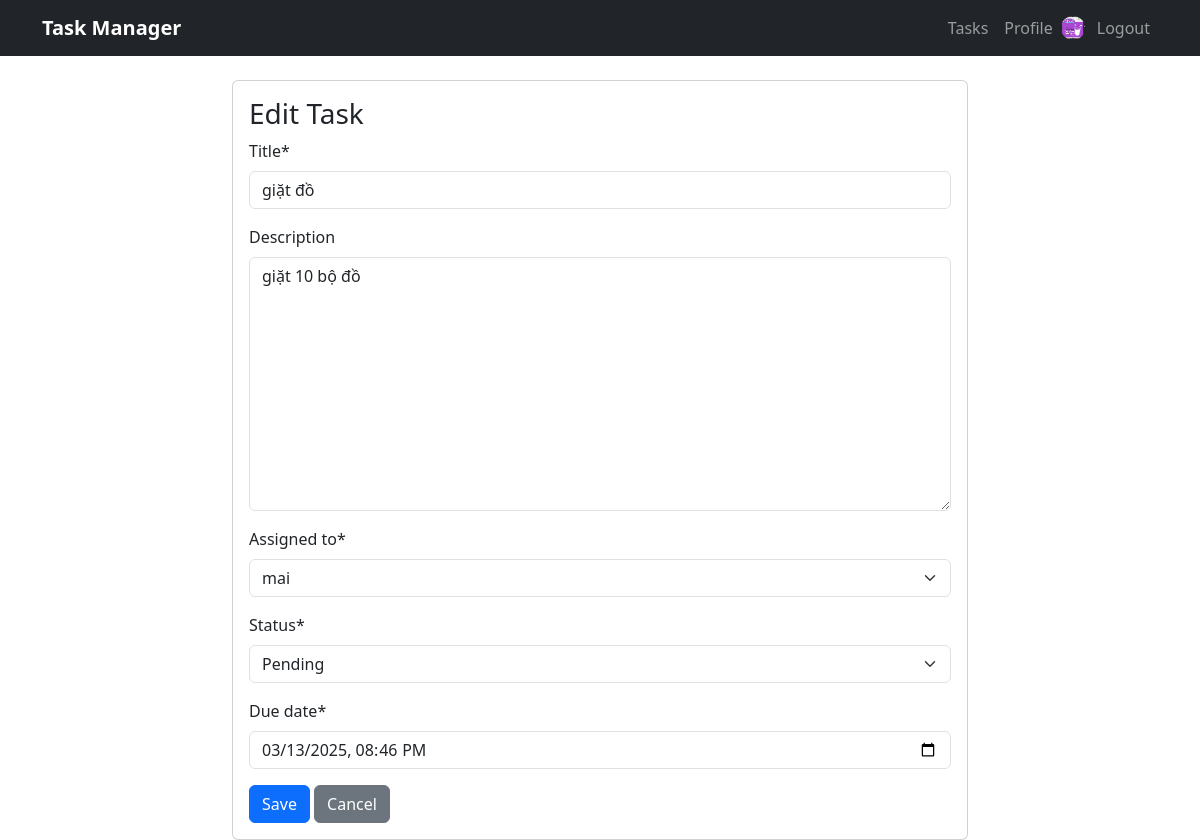
Page /task/2/update/ (signed in) on the committed database.
### tasks/models.py (models this page shows, shortened)
class UserProfile(models.Model):
    user = models.OneToOneField(User, on_delete=models.CASCADE)
    avatar = models.ImageField(upload_to='avatars/', null=True, blank=True)
    is_admin = models.BooleanField(default=False)

class Task(models.Model):
    STATUS_CHOICES = [
        ('pending', 'Pending'),
        ('in_progress', 'In Progress'),
        ('completed', 'Completed'),
    ]
    title = models.CharField(max_length=200)
    description = models.TextField(blank=True)
    created_by = models.ForeignKey(User, on_delete=models.CASCADE, related_name='created_tasks')
    assigned_to = models.ForeignKey(User, on_delete=models.CASCADE, related_name='assigned_tasks')
    status = models.CharField(max_length=20, choices=STATUS_CHOICES, default='pending')
    created_time = models.DateTimeField(auto_now_add=True)
    due_date = models.DateTimeField()
    finished_time = models.DateTimeField(null=True, blank=True)

### tasks/views.py (the view)
# urls.py: path('task/<int:pk>/update/', views.task_update, name='task_update'),
@login_required
def task_update(request, pk):
    task = get_object_or_404(Task, pk=pk)
    if request.method == 'POST':
        form = TaskForm(request.POST, instance=task)
        if form.is_valid():
            task = form.save()
            if task.status == 'completed' and not task.finished_time:
                task.finished_time = timezone.now()
                task.save()
            messages.success(request, 'Task updated successfully!')
            return redirect('task_list')
    else:
        form = TaskForm(instance=task)
    return render(request, 'tasks/task_form.html', {'form': form})

### tasks/forms.py
class TaskForm(forms.ModelForm):
    class Meta:
        model = Task
        fields = ['title', 'description', 'assigned_to', 'status', 'due_date']
        widgets = {
            'due_date': forms.DateTimeInput(attrs={
                'type': 'datetime-local'
            }),
        }

### tasks/templates/tasks/task_form.html (shortened to what this page needs)
{% extends 'tasks/base.html' %}
{% load crispy_forms_tags %}
{% block content %}
<div class="row">
    <div class="col-md-8 offset-md-2">
        <div class="card">
            <div class="card-body">
                <h3 class="card-title">{% if form.instance.pk %}Edit Task{% else %}Create New Task{% endif %}</h3>
                <form method="post">
                    {{ form|crispy }}
                    <div class="mt-3">
                        <button type="submit" class="btn btn-primary">Save</button>
                        <a href="{% url 'task_list' %}" class="btn btn-secondary">Cancel</a>
                    </div>
                </form>
            </div>
        </div>
    </div>
</div>
{% endblock %}

### tasks/templates/tasks/base.html (shortened to what this page needs)
<!DOCTYPE html>
<html lang="en">
<head>
    {% load static %}
    <link href="https://cdn.jsdelivr.net/npm/bootstrap@5.3.0/dist/css/bootstrap.min.css" rel="stylesheet">
</head>
<body>
    <nav class="navbar navbar-expand-lg navbar-dark bg-dark">
        <div class="container">
            <a class="navbar-brand" href="{% url 'task_list' %}">Task Manager</a>
            <div class="collapse navbar-collapse" id="navbarNav">
                <ul class="navbar-nav ms-auto">
                    {% if user.is_authenticated %}
                        <li class="nav-item">
                            <a class="nav-link" href="{% url 'task_list' %}">Tasks</a>
                        </li>
                        <li class="nav-item">
                            <a class="nav-link" href="{% url 'profile' %}">Profile</a>
                        </li>
                        <li class="nav-item user-nav-item">
                            {% if user.userprofile.avatar %}
                                <img src="{{ user.userprofile.avatar.url }}" alt="Avatar" class="avatar-img-sm">
                            {% elif user.userprofile.avatar_url %}
                                <img src="{{ user.userprofile.avatar_url }}" alt="Avatar" class="avatar-img-sm">
                            {% endif %}
                            <a class="nav-link" href="{% url 'logout' %}">Logout</a>
                        </li>
                    {% endif %}
                </ul>
            </div>
        </div>
    </nav>
    <div class="container mt-4">
        {% block content %}
        {% endblock %}
    </div>
</body>
</html>

### tasks/templates/tasks/base.html (style rules this page uses)
.navbar-brand { font-weight: bold; }
.nav-link { font-weight: 500; }
.avatar-img-sm { width: 24px; height: 24px; border-radius: 50%; object-fit: cover; margin-right: 4px; }
.user-nav-item { display: flex; align-items: center; }

### rows in the picture
Task: title "giặt đồ", description "giặt 10 bộ đồ", assigned_to "mai", status "Pending", due_date "03/13/2025 20:46"
